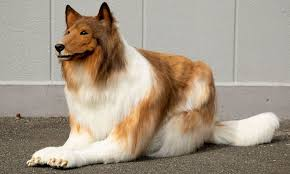
#> input picture Resources/cao.jpeg, 290 x 174 px
$ python Chapter3.py
#> lines starting #> are read from the running program, lines starting #| are printed output that depends on the picture
import cv2
import numpy as np

img = cv2.imread("Resources/cao.jpeg")
#> img is the input picture: shape (174, 290, 3); mean B, G, R 135.4, 151.9, 165.2
print(img.shape)
#| (174, 290, 3)

imgResize1 = cv2.resize(img, (2*img.shape[1],2*img.shape[0]))
imgResize2 = cv2.resize(img, (0,0),None,0.5,0.5)
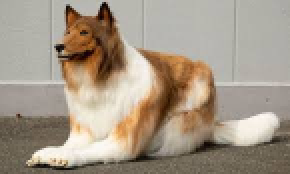
#> imgResize2: shape (87, 145, 3) (shown 2 times larger); mean B, G, R 135.5, 152.1, 165.4

imgCrop = img[50:100,100:150]
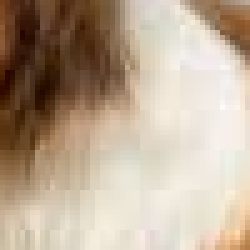
#> imgCrop: shape (50, 50, 3) (shown 5 times larger); mean B, G, R 148.3, 168.4, 186.7

cv2.imshow("Image", img)
cv2.imshow("Image Quadruplicada", imgResize1)
cv2.imshow("Image Reduzida", imgResize2)
cv2.imshow("Image Crop", imgCrop)

cv2.waitKey(0)
